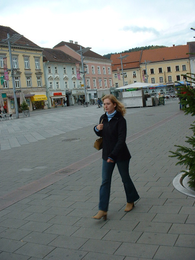
%> input picture image feature/pics/person.png, 195 x 260 px, shrunk from 480 x 640 before the run
$ octave multiscaleBlockLBP.m   (GNU Octave 9; MATLAB toolbox functions it lacks are replaced by stand-ins)
%> lines starting %> are read from the running program, lines starting %| are printed output that depends on the picture
% 多尺度分块LBP算子（由中科院提出），即MB-LBP特征
close all; clear; clc;
img = imread('../pics/person.png');
%> img is the input picture: size 260x195x3 uint8; mean R, G, B 125.1, 130.4, 127.5
if size(img,3) == 3
    img = rgb2gray(img);
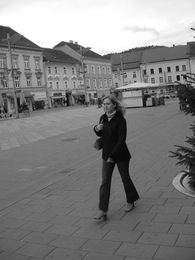
%> img: size 260x195 uint8; min 0, max 255, mean 128.5
end
img = imresize(double(img),0.5);    % 原图计算有点慢，故而缩小一半
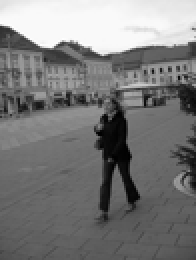
%> img: size 130x98 double (shown 2 times larger); min 5.77, max 260.6, mean 128.5; drawn with min black and max white
trans_seque = zeros(1,8);
for k = 1:8
    trans_seque(k) = 2^(8-k);    % 二进制转十进制的权重序列
end
LBP_val = zeros(size(img));
% block块太大，若不进行填充，则浪费的像素点太多
img_pad = padarray(img,[3,3],'both','replicate');
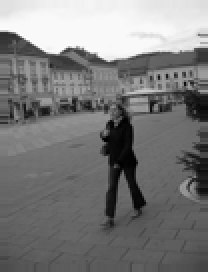
%> img_pad: size 136x104 double (shown 2 times larger); min 5.77, max 260.6, mean 129; drawn with min black and max white
[pad_rows,pad_cols] = size(img_pad);
%> pad_rows = 136; pad_cols = 104
for i = 5:pad_rows-4
    for j = 5:pad_cols-4
        % 求每块的均值
        block = [mean2(img_pad(i-4:i-2,j-4:j-2)),mean2(img_pad(i-4:i-2,j-1:j+1)),...
            mean2(img_pad(i-4:i-2,j+2:j+4)),mean2(img_pad(i-1:i+1,j+2:j+4)),...
            mean2(img_pad(i+2:i+4,j+2:j+4)),mean2(img_pad(i+2:i+4,j-1:j+1)),...
            mean2(img_pad(i+2:i+4,j-4:j-2)),mean2(img_pad(i-1:i+1,j-4:j-2))];
        bin_seque = block > mean2(img_pad(i-1:i+1,j-1:j+1));    % 得到二进制LBP描述子
        LBP_val(i-4:i-2,j-4:j-2) = sum(bin_seque.*trans_seque);    % 将值转化值0~255
    end
end
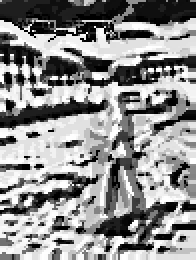
%> LBP_val: size 130x98 double (shown 2 times larger); min 0, max 255, mean 142.5
figure; imshow(uint8(LBP_val));
% 求SEMB-LBP
[counts,~] = imhist(uint8(LBP_val));
%> counts = 256 values, max 745 at index 226, min 0 at index 74, mean 49.77
%> (the run ends here)

$ run again, with image feature/pics/2.png copied over image feature/pics/person.png
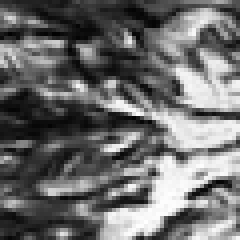
%> input picture image feature/pics/2.png, 60 x 60 px (shown 4 times larger)
%> img is the input picture: size 60x60x3 uint8; min 2, max 255, mean 108
%> `img_pad = padarray(img,[3,3],'both','replicate');`:
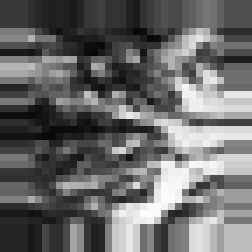
%> img_pad: size 36x36 double (shown 7 times larger); min 7.44, max 254.7, mean 105.3
%> `imshow(uint8(LBP_val))`:
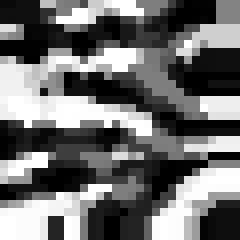
%> displayed picture: size 30x30, on the screen's scale of 0 to 255 (shown 8 times larger); min 0, max 255, mean 110.9
%> counts = 256 values, max 70 at index 1, min 0 at index 22, mean 3.52

$ run again, with image feature/pics/3.png copied over image feature/pics/person.png
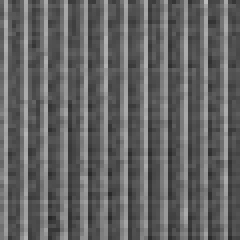
%> input picture image feature/pics/3.png, 60 x 60 px (shown 4 times larger)
%> img is the input picture: size 60x60x3 uint8; min 40, max 187, mean 99.7
%> `img_pad = padarray(img,[3,3],'both','replicate');`:
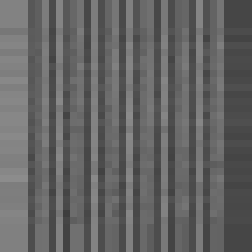
%> img_pad: size 36x36 double (shown 7 times larger); min 61.2, max 140.5, mean 100
%> `imshow(uint8(LBP_val))`:
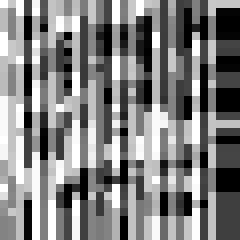
%> displayed picture: size 30x30, on the screen's scale of 0 to 255 (shown 8 times larger); min 0, max 255, mean 128.8
%> counts = 256 values, max 84 at index 1, min 0 at index 4, mean 3.52
